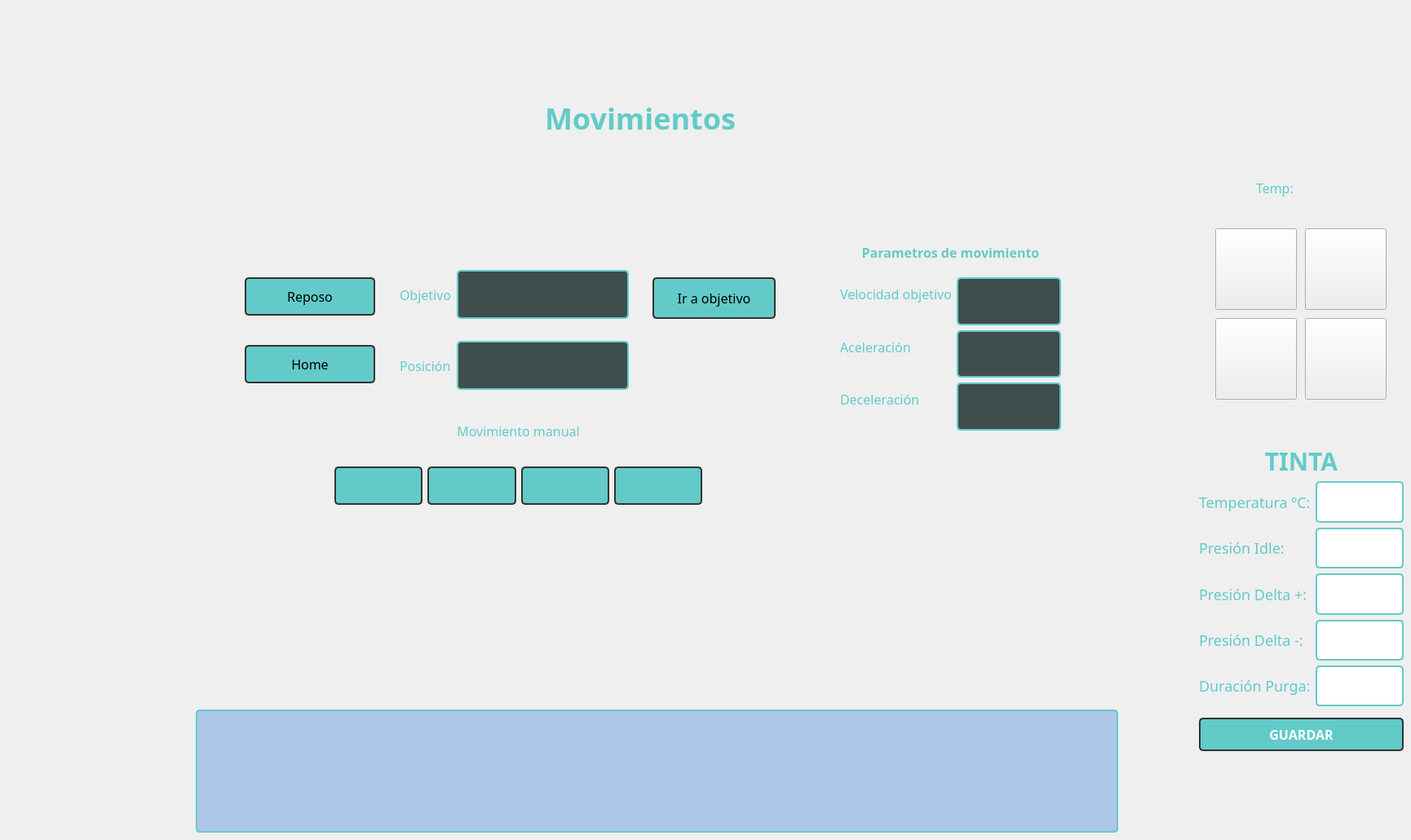
    <widget class="QWidget" name="movimientos">
     <property name="styleSheet">
      <string notr="true">QWidget#movimientos{
	border: 3px solid #333333;
	border-radius: 10px
}</string>
     </property>
     <widget class="QLabel" name="label_2">
      <property name="geometry">
       <rect>
        <x>650</x>
        <y>100</y>
        <width>270</width>
        <height>90</height>
       </rect>
      </property>
      <property name="styleSheet">
       <string notr="true">color: #62CBC9;
font-size: 36px;
font-weight: bold;
font-family: nunito;
text-align: center;</string>
      </property>
      <property name="text">
       <string>Movimientos</string>
      </property>
      <property name="alignment">
       <set>Qt::AlignmentFlag::AlignCenter</set>
      </property>
     </widget>
     <widget class="QWidget" name="horizontalLayoutWidget">
      <property name="geometry">
       <rect>
        <x>410</x>
        <y>550</y>
        <width>451</width>
        <height>91</height>
       </rect>
      </property>
      <layout class="QHBoxLayout" name="horizontalLayout">
       <item>
        <widget class="QPushButton" name="bt_mov_izquierda_rapido">
         <property name="styleSheet">
          <string notr="true">QPushButton {
    background-color: #62CBC9;
    border: 2px solid #333333;
    border-radius: 5px;
    padding-top: 10px;
	padding-bottom: 10px;
	padding-right: 1px;
	padding-left: 1px;
	font-size: 16px;
	font-family: nunito;
}
QPushButton:hover {
    background-color: rgb(170, 255, 255);
}
QPushButton:pressed {
    background-color: rgb(206, 255, 252);
}</string>
         </property>
         <property name="text">
          <string/>
         </property>
         <property name="icon">
          <iconset>
           <normaloff>../../../../.designer/imagenes/doble_flecha_izquierda.png</normaloff>../../../../.designer/imagenes/doble_flecha_izquierda.png</iconset>
         </property>
         <property name="iconSize">
          <size>
           <width>36</width>
           <height>36</height>
          </size>
         </property>
        </widget>
       </item>
       <item>
        <widget class="QPushButton" name="bt_mov_izquierda">
         <property name="styleSheet">
          <string notr="true">QPushButton {
    background-color: #62CBC9;
    border: 2px solid #333333;
    border-radius: 5px;
    padding: 10px;
	font-size: 16px;
	font-family: nunito;
}
QPushButton:hover {
    background-color: rgb(170, 255, 255);
}
QPushButton:pressed {
    background-color: rgb(206, 255, 252);
}</string>
         </property>
         <property name="text">
          <string/>
         </property>
         <property name="icon">
          <iconset>
           <normaloff>../../../../.designer/imagenes/play_redondeado_izquierda.png</normaloff>../../../../.designer/imagenes/play_redondeado_izquierda.png</iconset>
         </property>
         <property name="iconSize">
          <size>
           <width>36</width>
           <height>36</height>
          </size>
         </property>
        </widget>
       </item>
       <item>
        <widget class="QPushButton" name="bt_mov_derecha">
         <property name="styleSheet">
          <string notr="true">QPushButton {
    background-color: #62CBC9;
    border: 2px solid #333333;
    border-radius: 5px;
    padding: 10px;
	font-size: 16px;
	font-family: nunito;
}
QPushButton:hover {
    background-color: rgb(170, 255, 255);
}
QPushButton:pressed {
    background-color: rgb(206, 255, 252);
}</string>
         </property>
         <property name="text">
          <string/>
         </property>
         <property name="icon">
          <iconset>
           <normaloff>../../../../.designer/imagenes/play_redondeado_derecha.png</normaloff>../../../../.designer/imagenes/play_redondeado_derecha.png</iconset>
         </property>
         <property name="iconSize">
          <size>
           <width>36</width>
           <height>36</height>
          </size>
         </property>
        </widget>
       </item>
       <item>
        <widget class="QPushButton" name="bt_mov_derecha_rapido">
         <property name="styleSheet">
          <string notr="true">QPushButton {
    background-color: #62CBC9;
    border: 2px solid #333333;
    border-radius: 5px;
    padding: 10px;
	font-size: 16px;
	font-family: nunito;
}
QPushButton:hover {
    background-color: rgb(170, 255, 255);
}
QPushButton:pressed {
    background-color: rgb(206, 255, 252);
}</string>
         </property>
         <property name="text">
          <string/>
         </property>
         <property name="icon">
          <iconset>
           <normaloff>../../../../.designer/imagenes/doble_flecha_derecha.png</normaloff>../../../../.designer/imagenes/doble_flecha_derecha.png</iconset>
         </property>
         <property name="iconSize">
          <size>
           <width>36</width>
           <height>36</height>
          </size>
         </property>
        </widget>
       </item>
      </layout>
     </widget>
     <widget class="QWidget" name="verticalLayoutWidget">
      <property name="geometry">
       <rect>
        <x>300</x>
        <y>310</y>
        <width>160</width>
        <height>191</height>
       </rect>
      </property>
      <layout class="QVBoxLayout" name="verticalLayout">
       <item>
        <widget class="QPushButton" name="bt_mov_reposo">
         <property name="styleSheet">
          <string notr="true">QPushButton {
    background-color: #62CBC9;
    border: 2px solid #333333;
    border-radius: 5px;
    padding: 10px;
	font-size: 16px;
	font-family: nunito;
}
QPushButton:hover {
    background-color: rgb(170, 255, 255);
}
QPushButton:pressed {
    background-color: rgb(206, 255, 252);
}</string>
         </property>
         <property name="text">
          <string>Reposo</string>
         </property>
        </widget>
       </item>
       <item>
        <widget class="QPushButton" name="bt_home">
         <property name="styleSheet">
          <string notr="true">QPushButton {
    background-color: #62CBC9;
    border: 2px solid #333333;
    border-radius: 5px;
    padding: 10px;
	font-size: 16px;
	font-family: nunito;
}
QPushButton:hover {
    background-color: rgb(170, 255, 255);
}
QPushButton:pressed {
    background-color: rgb(206, 255, 252);
}</string>
         </property>
         <property name="text">
          <string>Home</string>
         </property>
        </widget>
       </item>
      </layout>
     </widget>
     <widget class="QWidget" name="gridLayoutWidget">
      <property name="geometry">
       <rect>
        <x>490</x>
        <y>310</y>
        <width>281</width>
        <height>191</height>
       </rect>
      </property>
      <layout class="QGridLayout" name="gridLayout">
       <item row="1" column="0">
        <widget class="QLabel" name="label_3">
         <property name="styleSheet">
          <string notr="true">color: #62CBC9;
	font-size: 16px;
	font-family: nunito;</string>
         </property>
         <property name="text">
          <string>Posición</string>
         </property>
        </widget>
       </item>
       <item row="1" column="1">
        <widget class="QLineEdit" name="posicion">
         <property name="styleSheet">
          <string notr="true">  background-color: #3F4D4C;
color: #62CBC9;
    border: 2px solid #62CBC9;
    border-radius: 5px;
    padding: 10px;
	font-size: 24px;
	font-family: nunito;</string>
         </property>
        </widget>
       </item>
       <item row="0" column="1">
        <widget class="QLineEdit" name="objetivo">
         <property name="styleSheet">
          <string notr="true">  background-color: #3F4D4C;
color: #62CBC9;
    border: 2px solid #62CBC9;
    border-radius: 5px;
    padding: 10px;
	font-size: 24px;
	font-family: nunito;</string>
         </property>
        </widget>
       </item>
       <item row="0" column="0">
        <widget class="QLabel" name="label_4">
         <property name="styleSheet">
          <string notr="true">color: #62CBC9;;
	font-size: 16px;
	font-family: nunito;</string>
         </property>
         <property name="text">
          <string>Objetivo</string>
         </property>
        </widget>
       </item>
      </layout>
     </widget>
     <widget class="QPushButton" name="bt_ir_objetivo">
      <property name="geometry">
       <rect>
        <x>800</x>
        <y>340</y>
        <width>151</width>
        <height>51</height>
       </rect>
      </property>
      <property name="styleSheet">
       <string notr="true">QPushButton {
    background-color: #62CBC9;
    border: 2px solid #333333;
    border-radius: 5px;
    padding: 10px;
	font-size: 16px;
	font-family: nunito;
}
QPushButton:hover {
    background-color: rgb(170, 255, 255);
}
QPushButton:pressed {
    background-color: rgb(206, 255, 252);
}</string>
      </property>
      <property name="text">
       <string>Ir a objetivo</string>
      </property>
     </widget>
     <widget class="QLabel" name="label_5">
      <property name="geometry">
       <rect>
        <x>560</x>
        <y>520</y>
        <width>151</width>
        <height>16</height>
       </rect>
      </property>
      <property name="styleSheet">
       <string notr="true">color: #62CBC9;
	font-size: 16px;
	font-family: nunito;</string>
      </property>
      <property name="text">
       <string>Movimiento manual</string>
      </property>
      <property name="alignment">
       <set>Qt::AlignmentFlag::AlignCenter</set>
      </property>
     </widget>
     <widget class="QWidget" name="formLayoutWidget">
      <property name="geometry">
       <rect>
        <x>1030</x>
        <y>340</y>
        <width>271</width>
        <height>188</height>
       </rect>
      </property>
      <layout class="QFormLayout" name="formLayout">
       <item row="0" column="0">
        <widget class="QLabel" name="label_7">
         <property name="styleSheet">
          <string notr="true">color: #62CBC9;
	font-size: 16px;
	font-family: nunito;</string>
         </property>
         <property name="text">
          <string>Velocidad objetivo</string>
         </property>
        </widget>
       </item>
       <item row="0" column="1">
        <widget class="QLineEdit" name="vel_objetivo">
         <property name="styleSheet">
          <string notr="true">  background-color: #3F4D4C;
color: #62CBC9;
    border: 2px solid #62CBC9;
    border-radius: 5px;
    padding: 10px;
	font-size: 24px;
	font-family: nunito;</string>
         </property>
        </widget>
       </item>
       <item row="1" column="0">
        <widget class="QLabel" name="label_8">
         <property name="styleSheet">
          <string notr="true">color: #62CBC9;
	font-size: 16px;
	font-family: nunito;</string>
         </property>
         <property name="text">
          <string>Aceleración</string>
         </property>
        </widget>
       </item>
       <item row="1" column="1">
        <widget class="QLineEdit" name="aceleracion">
         <property name="styleSheet">
          <string notr="true">  background-color: #3F4D4C;
color: #62CBC9;
    border: 2px solid #62CBC9;
    border-radius: 5px;
    padding: 10px;
	font-size: 24px;
	font-family: nunito;</string>
         </property>
        </widget>
       </item>
       <item row="2" column="0">
        <widget class="QLabel" name="label_9">
         <property name="styleSheet">
          <string notr="true">color: #62CBC9;
	font-size: 16px;
	font-family: nunito;</string>
         </property>
         <property name="text">
          <string>Deceleración</string>
         </property>
        </widget>
       </item>
       <item row="2" column="1">
        <widget class="QLineEdit" name="deceleracion">
         <property name="styleSheet">
          <string notr="true">  background-color: #3F4D4C;
color: #62CBC9;
    border: 2px solid #62CBC9;
    border-radius: 5px;
    padding: 10px;
	font-size: 24px;
	font-family: nunito;</string>
         </property>
        </widget>
       </item>
      </layout>
     </widget>
     <widget class="QLabel" name="label_6">
      <property name="geometry">
       <rect>
        <x>1050</x>
        <y>300</y>
        <width>231</width>
        <height>19</height>
       </rect>
      </property>
      <property name="styleSheet">
       <string notr="true">color: #62CBC9;
font-size: 16px;
font-family: nunito;
font-weight: bold;</string>
      </property>
      <property name="text">
       <string>Parametros de movimiento</string>
      </property>
      <property name="alignment">
       <set>Qt::AlignmentFlag::AlignCenter</set>
      </property>
     </widget>
     <widget class="QTextEdit" name="txtMessage_2">
      <property name="geometry">
       <rect>
        <x>240</x>
        <y>870</y>
        <width>1131</width>
        <height>151</height>
       </rect>
      </property>
      <property name="styleSheet">
       <string notr="true">background-color: rgb(174, 199, 232);
color: rgb(0, 0, 0);
border: 2px solid #62CBC9;
border-radius: 5px;</string>
      </property>
      <property name="readOnly">
       <bool>true</bool>
      </property>
     </widget>
     <widget class="QLabel" name="label_lenta_2">
      <property name="geometry">
       <rect>
        <x>1470</x>
        <y>550</y>
        <width>251</width>
        <height>30</height>
       </rect>
      </property>
      <property name="layoutDirection">
       <enum>Qt::LayoutDirection::LeftToRight</enum>
      </property>
      <property name="styleSheet">
       <string notr="true">color: #62CBC9;
font-size: 30px;
font-weight: bold;
font-family: nunito;
text-align: center;</string>
      </property>
      <property name="text">
       <string>TINTA</string>
      </property>
      <property name="alignment">
       <set>Qt::AlignmentFlag::AlignCenter</set>
      </property>
     </widget>
     <widget class="QWidget" name="gridLayoutWidget_4">
      <property name="geometry">
       <rect>
        <x>1470</x>
        <y>590</y>
        <width>251</width>
        <height>276</height>
       </rect>
      </property>
      <layout class="QGridLayout" name="gridLayout_tinta">
       <item row="3" column="0">
        <widget class="QLabel" name="label_36">
         <property name="styleSheet">
          <string notr="true">color: #62CBC9;;
	font-size: 18px;
	font-family: nunito;</string>
         </property>
         <property name="text">
          <string>Presión Delta -:</string>
         </property>
        </widget>
       </item>
       <item row="2" column="0">
        <widget class="QLabel" name="label_35">
         <property name="styleSheet">
          <string notr="true">color: #62CBC9;;
	font-size: 18px;
	font-family: nunito;</string>
         </property>
         <property name="text">
          <string>Presión Delta +:</string>
         </property>
        </widget>
       </item>
       <item row="2" column="1">
        <widget class="QLineEdit" name="tinta_inletpressure">
         <property name="styleSheet">
          <string notr="true">background-color: rgb(255, 255, 255);
color: rgb(0, 0, 0);
border: 2px solid #62CBC9;
border-radius: 5px;
padding: 10px;
font-size: 18px;
font-family: nunito;</string>
         </property>
        </widget>
       </item>
       <item row="4" column="1">
        <widget class="QLineEdit" name="tinta_purgatiempo">
         <property name="styleSheet">
          <string notr="true">background-color: rgb(255, 255, 255);
color: rgb(0, 0, 0);
border: 2px solid #62CBC9;
border-radius: 5px;
padding: 10px;
font-size: 18px;
font-family: nunito;</string>
         </property>
        </widget>
       </item>
       <item row="4" column="0">
        <widget class="QLabel" name="label_34">
         <property name="styleSheet">
          <string notr="true">color: #62CBC9;;
	font-size: 18px;
	font-family: nunito;</string>
         </property>
         <property name="text">
          <string>Duración Purga:</string>
         </property>
        </widget>
       </item>
       <item row="0" column="0">
        <widget class="QLabel" name="label_17">
         <property name="styleSheet">
          <string notr="true">color: #62CBC9;;
	font-size: 18px;
	font-family: nunito;</string>
         </property>
         <property name="text">
          <string>Temperatura ºC:</string>
         </property>
        </widget>
       </item>
       <item row="1" column="0">
        <widget class="QLabel" name="label_18">
         <property name="styleSheet">
          <string notr="true">color: #62CBC9;;
	font-size: 18px;
	font-family: nunito;</string>
         </property>
         <property name="text">
          <string>Presión Idle:</string>
         </property>
        </widget>
       </item>
       <item row="3" column="1">
        <widget class="QLineEdit" name="tinta_outletpressure">
         <property name="styleSheet">
          <string notr="true">background-color: rgb(255, 255, 255);
color: rgb(0, 0, 0);
border: 2px solid #62CBC9;
border-radius: 5px;
padding: 10px;
font-size: 18px;
font-family: nunito;</string>
         </property>
        </widget>
       </item>
       <item row="1" column="1">
        <widget class="QLineEdit" name="tinta_idlepressure">
         <property name="styleSheet">
          <string notr="true">background-color: rgb(255, 255, 255);
color: rgb(0, 0, 0);
border: 2px solid #62CBC9;
border-radius: 5px;
padding: 10px;
font-size: 18px;
font-family: nunito;</string>
         </property>
        </widget>
       </item>
       <item row="0" column="1">
        <widget class="QLineEdit" name="tinta_temperatura">
         <property name="styleSheet">
          <string notr="true">background-color: rgb(255, 255, 255);
color: rgb(0, 0, 0);
border: 2px solid #62CBC9;
border-radius: 5px;
padding: 10px;
font-size: 18px;
font-family: nunito;</string>
         </property>
        </widget>
       </item>
      </layout>
     </widget>
     <widget class="QPushButton" name="btn_save_tinta">
      <property name="geometry">
       <rect>
        <x>1470</x>
        <y>880</y>
        <width>251</width>
        <height>41</height>
       </rect>
      </property>
      <property name="styleSheet">
       <string notr="true">QPushButton {
    background-color: #62CBC9;
	color: #FFFFFF;
    border: 2px solid #333333;
    border-radius: 5px;
    padding: 10px;
	font-size: 16px;
	font-family: nunito;
	font-weight: bold;
}
QPushButton:hover {
    background-color: rgb(170, 255, 255);
}
QPushButton:pressed {
    background-color: rgb(206, 255, 252);
}</string>
      </property>
      <property name="text">
       <string>GUARDAR</string>
      </property>
     </widget>
     <widget class="QPushButton" name="tinta_flow">
      <property name="geometry">
       <rect>
        <x>1600</x>
        <y>280</y>
        <width>100</width>
        <height>100</height>
       </rect>
      </property>
      <property name="text">
       <string/>
      </property>
     </widget>
     <widget class="QPushButton" name="tinta_idle">
      <property name="geometry">
       <rect>
        <x>1490</x>
        <y>280</y>
        <width>100</width>
        <height>100</height>
       </rect>
      </property>
      <property name="text">
       <string/>
      </property>
     </widget>
     <widget class="QLabel" name="tinta_label_temp">
      <property name="geometry">
       <rect>
        <x>1540</x>
        <y>210</y>
        <width>51</width>
        <height>40</height>
       </rect>
      </property>
      <property name="styleSheet">
       <string notr="true">color: #62CBC9;;
	font-size: 16px;
	font-family: nunito;</string>
      </property>
      <property name="text">
       <string>Temp:</string>
      </property>
     </widget>
     <widget class="QPushButton" name="tinta_reset">
      <property name="geometry">
       <rect>
        <x>1600</x>
        <y>390</y>
        <width>100</width>
        <height>100</height>
       </rect>
      </property>
      <property name="text">
       <string/>
      </property>
     </widget>
     <widget class="QLabel" name="label_botella">
      <property name="geometry">
       <rect>
        <x>1470</x>
        <y>70</y>
        <width>250</width>
        <height>450</height>
       </rect>
      </property>
      <property name="text">
       <string/>
      </property>
      <property name="pixmap">
       <pixmap>../../MBD-F-500/recursos/imagenes/botella.png</pixmap>
      </property>
      <property name="scaledContents">
       <bool>true</bool>
      </property>
     </widget>
     <widget class="QLabel" name="tinta_real_temp">
      <property name="geometry">
       <rect>
        <x>1590</x>
        <y>210</y>
        <width>70</width>
        <height>40</height>
       </rect>
      </property>
      <property name="styleSheet">
       <string notr="true">color: #62CBC9;;
	font-size: 16px;
	font-family: nunito;</string>
      </property>
      <property name="text">
       <string/>
      </property>
     </widget>
     <widget class="QPushButton" name="tinta_purge">
      <property name="geometry">
       <rect>
        <x>1490</x>
        <y>390</y>
        <width>100</width>
        <height>100</height>
       </rect>
      </property>
      <property name="text">
       <string/>
      </property>
     </widget>
     <zorder>label_botella</zorder>
     <zorder>label_2</zorder>
     <zorder>horizontalLayoutWidget</zorder>
     <zorder>verticalLayoutWidget</zorder>
     <zorder>gridLayoutWidget</zorder>
     <zorder>bt_ir_objetivo</zorder>
     <zorder>label_5</zorder>
     <zorder>formLayoutWidget</zorder>
     <zorder>label_6</zorder>
     <zorder>txtMessage_2</zorder>
     <zorder>label_lenta_2</zorder>
     <zorder>gridLayoutWidget_4</zorder>
     <zorder>btn_save_tinta</zorder>
     <zorder>tinta_flow</zorder>
     <zorder>tinta_idle</zorder>
     <zorder>tinta_label_temp</zorder>
     <zorder>tinta_reset</zorder>
     <zorder>tinta_real_temp</zorder>
     <zorder>tinta_purge</zorder>
    </widget>
